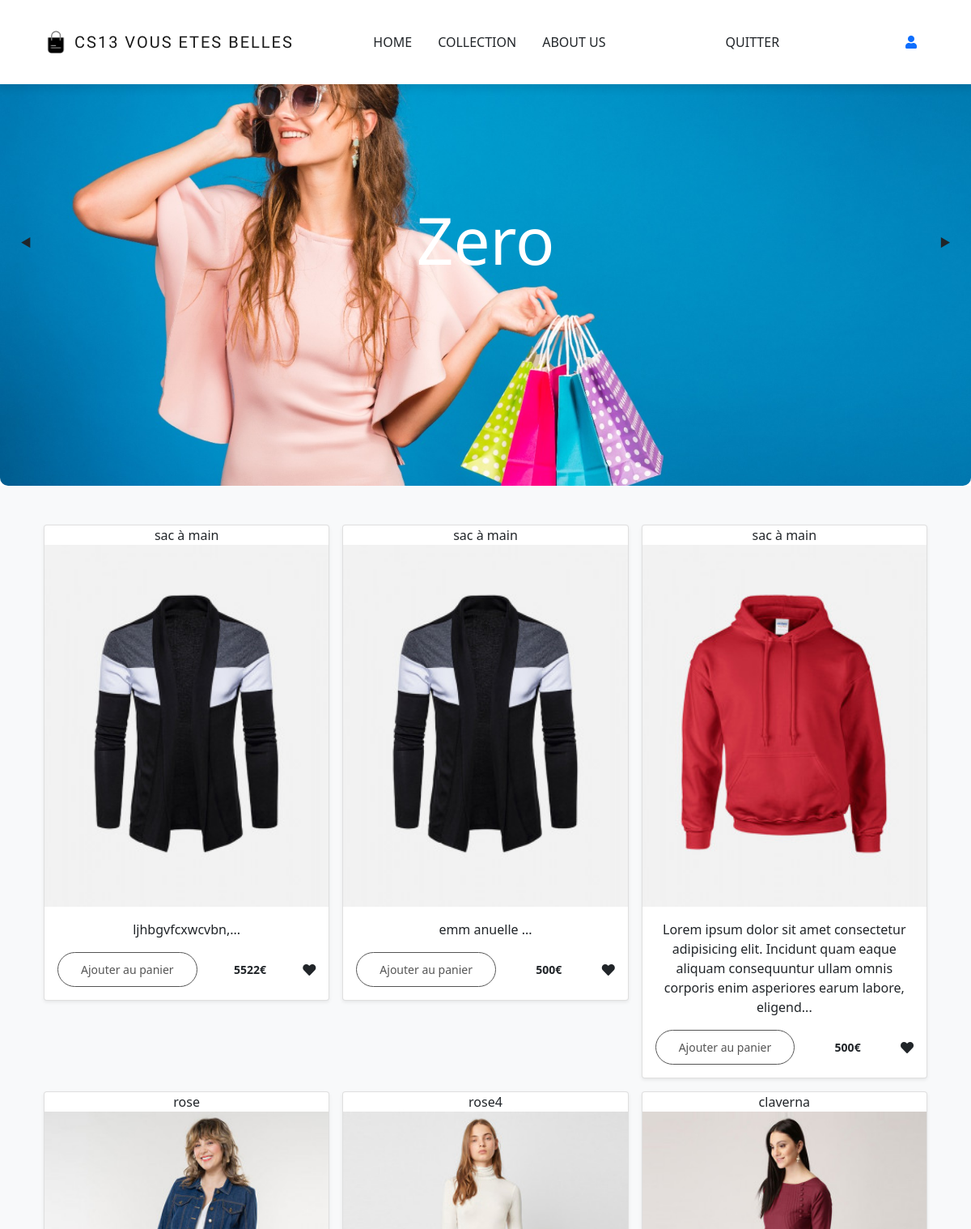
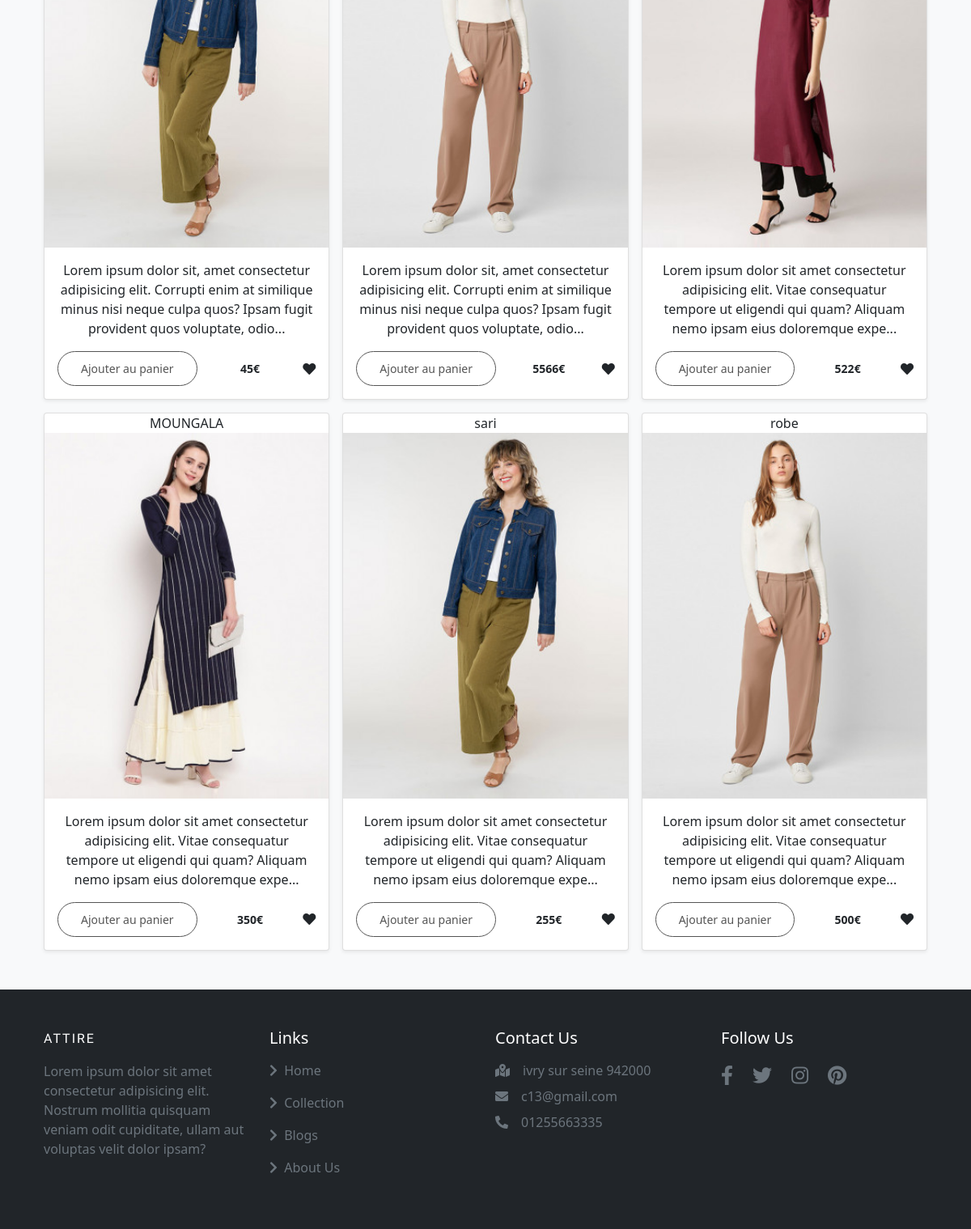
The page / on the database its author committed (2 pictures, top to bottom).
### tables this page shows
CREATE TABLE IF NOT EXISTS `produits` (
  `id` int NOT NULL AUTO_INCREMENT,
  `image` text NOT NULL,
  `nom` varchar(30) NOT NULL,
  `prix` float NOT NULL,
  `description` text NOT NULL,
  PRIMARY KEY (`id`)
);

### config/ajouter.php (called while the page is built, shortened)
<?php
function afficher()
{
    if (require("PDO.php"))
    {
        $req=$db->prepare("SELECT * FROM produits ORDER BY id DESC");
        $req->execute();
        $data = $req->fetchall(PDO::FETCH_OBJ);
        return $data;
    }
}

### index.php (the view, shortened to what this page needs)
<?php
require("config/ajouter.php");
$Produits = afficher();
?>
<!DOCTYPE html>
<html lang="en">
<head>
    <link rel="stylesheet" href="https://cdnjs.cloudflare.com/ajax/libs/font-awesome/5.15.4/css/all.min.css" />
    <link rel = "stylesheet" href = "bootstrap-5.0.2-dist/css/bootstrap.min.css">
    <link rel = "stylesheet" href = "css/main.css">
    <link href="https://cdn.jsdelivr.net/npm/bootstrap@5.0.0-beta2/dist/css/bootstrap.min.css" rel="stylesheet">
    <link rel="stylesheet" type="text/css" href="carrousel.css">
</head>
<body>
     <nav class = "navbar navbar-expand-lg navbar-light bg-white py-4 fixed-top">
        <div class = "container">
            <a class = "navbar-brand d-flex justify-content-between align-items-center order-lg-0" href = "index.html">
                <img src = "images/shopping-bag-icon.png" alt = "site icon">
                <span class = "text-uppercase fw-lighter ms-2">CS13 VOUS ETES BELLES</span>
            </a>
            <div class = "order-lg-2 nav-btns">
                <button type = "button" class = "btn position-relative">
                </button>
                <button type = "button" class = "btn position-relative">
                </button>
                <button type = "button" class = "btn position-relative">
                <?php if (!isset($_SESSION['nom']) || !isset($_SESSION['pseudo'])) { echo '<a href="inscription.php" id="conn"><i class = "fa fa-user"><span></a></i>'; } ?>
                </button>
            </div>
            <div class = "collapse navbar-collapse order-lg-1" id = "navMenu">
                <ul class = "navbar-nav mx-auto text-center">
                    <li class = "nav-item px-2 py-2">
                        <a class = "nav-link text-uppercase text-dark" href = "index.php">home</a>
                    </li>
                   <li class = "nav-item px-2 py-2">
                        <a class = "nav-link text-uppercase text-dark" href = "colection.php">collection</a>
                    </li>
                    <li class = "nav-item px-2 py-2">
                        <a class = "nav-link text-uppercase text-dark" href = "#about">About us</a>
                    </li>
                   <li class = "nav-item px-2 py-2">
                        </li>
                        <div class = "nav-item px-2 py-2" id="Emma"><p><?php if(isset($_SESSION["nom"])){ echo $_SESSION["nom"]; } if(isset($_SESSION["pseudo"])){ echo $_SESSION["pseudo"]; } ?></p></div>
                    <li class = "nav-item px-2 py-2">
                        <a class = "nav-link text-uppercase text-dark" href = "deconnexion.php"><?php if(isset($_SESSION["nom"]) || isset($_SESSION["pseudo"])) {echo 'Déconnexion';} else { echo 'Quitter';} ?></a>
                    </li>
                </ul>
            </div>
        </div>
    </nav>
<section id="carrousel" carrousel>
  <div class="slide">
    <label for="slide-3" class="back">◀</label>
    <div class="slide-content">
      <h1>Zero</h1>
    </div>
    <label for="slide-1" class="forward">▶</label>
  </div>
</section>
    <div class="album py-5 bg-light">
    <div class="container">
      <div class="row row-cols-1 row-cols-sm-2 row-cols-md-3 g-3">
      <?php foreach($Produits as $produit): ?>
        <div class="col">
          <div class="card shadow-sm" align="center">
            <tilte><?= $produit->nom ?></tilte>
            <a href="images/produits/<?= $produit->image ?>" target="_blanck"><img src="images/produits/<?= $produit->image ?>" style="width: 100%"></a>
            <div class="card-body">
              <p class="card-text"><?= substr($produit->description, 0, 160); ?>...</p>
              <div class="d-flex justify-content-between align-items-center">
                <form action="panier.php" method="post" >
                    <input type="submit" value="Ajouter au panier" class="btn btn-sm btn-success">
                </form>
                <small class="text" style="font-weight: bold;"><?= $produit->prix ?>€</small>
                <i class = "fa fa-heart" color= white><span></span></i>
              </div>
            </div>
          </div>
        </div>
     <?php endforeach; ?>
      </div>
    </div>
  </div>
    <footer class = "bg-dark py-5">
        <div class = "container">
            <div class = "row text-white g-4">
                <div class = "col-md-6 col-lg-3">
                    <a class = "text-uppercase text-decoration-none brand text-white" href = "index.html">Attire</a>
                    <p class = "text-white text-muted mt-3">Lorem ipsum dolor sit amet consectetur adipisicing elit. Nostrum mollitia quisquam veniam odit cupiditate, ullam aut voluptas velit dolor ipsam?</p>
                </div>
                <div class = "col-md-6 col-lg-3">
                    <h5 class = "fw-light">Links</h5>
                    <ul class = "list-unstyled">
                        <li class = "my-3">
                            <a href = "#" class = "text-white text-decoration-none text-muted">
                                <i class = "fas fa-chevron-right me-1"></i> Home
                            </a>
                        </li>
                        <li class = "my-3">
                            <a href = "#" class = "text-white text-decoration-none text-muted">
                                <i class = "fas fa-chevron-right me-1"></i> Collection
                            </a>
                        </li>
                        <li class = "my-3">
                            <a href = "#" class = "text-white text-decoration-none text-muted">
                                <i class = "fas fa-chevron-right me-1"></i> Blogs
                            </a>
                        </li>
                        <li class = "my-3">
                            <a href = "#" class = "text-white text-decoration-none text-muted">
                                <i class = "fas fa-chevron-right me-1"></i> About Us
                            </a>
                        </li>
                    </ul>
                </div>
                <div class = "col-md-6 col-lg-3">
                    <h5 class = "fw-light mb-3">Contact Us</h5>
                    <div class = "d-flex justify-content-start align-items-start my-2 text-muted">
                        <span class = "me-3">
                            <i class = "fas fa-map-marked-alt"></i>
                        </span>
                        <span class = "fw-light">
                            ivry sur seine 942000
                        </span>
                    </div>
                    <div class = "d-flex justify-content-start align-items-start my-2 text-muted">
                        <span class = "me-3">
                            <i class = "fas fa-envelope"></i>
                        </span>
                        <span class = "fw-light">
                           c13@gmail.com
                        </span>
                    </div>
                    <div class = "d-flex justify-content-start align-items-start my-2 text-muted">
                        <span class = "me-3">
                            <i class = "fas fa-phone-alt"></i>
                        </span>
                        <span class = "fw-light">
                            01255663335
                        </span>
                    </div>
                </div>
                <div class = "col-md-6 col-lg-3">
                    <h5 class = "fw-light mb-3">Follow Us</h5>
                    <div>
                        <ul class = "list-unstyled d-flex">
                            <li>
                                <a href = "#" class = "text-white text-decoration-none text-muted fs-4 me-4">
                                    <i class = "fab fa-facebook-f"></i>
                                </a>
                            </li>
                            <li>
                                <a href = "#" class = "text-white text-decoration-none text-muted fs-4 me-4">
                                    <i class = "fab fa-twitter"></i>
                                </a>
                            </li>
                            <li>
                                <a href = "https://www.instagram.com/cs13vousetesbelles/?hl=fr" class = "text-white text-decoration-none text-muted fs-4 me-4">
                                    <i class = "fab fa-instagram"></i>
                                </a>
                            </li>
                            <li>
                                <a href = "#" class = "text-white text-decoration-none text-muted fs-4 me-4">
                                    <i class = "fab fa-pinterest"></i>
                                </a>
                            </li>
                        </ul>
                    </div>
                </div>
            </div>
      </body>
      </html>
</body>
</html>

### css/main.css (style rules this page uses)
:root { --lg-font: 'Kaisei Tokumin', serif; --sm-font: 'Poppins', sans-serif; --pink: #e5345b; }
body { font-family: var(--sm-font); }
.btn:not(.nav-btns button) { background-color: #fff; color: rgb(85, 85, 85); padding: 10px 28px; border-radius: 25px; border: 1px solid rgb(85, 85, 85); }
.navbar { -webkit-box-shadow: 0 3px 9px 3px rgba(0, 0, 0, 0.1); box-shadow: 0 3px 9px 3px rgba(0, 0, 0, 0.1); }
.navbar-brand img { width: 30px; }
.navbar-brand span { letter-spacing: 2px; font-family: var(--lg-font); }
.nav-item { border-bottom: 0.5px solid rgba(0, 0, 0, 0.05); }
footer .brand { font-family: var(--lg-font); letter-spacing: 2px; }
footer a { -webkit-transition: color 0.3s ease; -o-transition: color 0.3s ease; transition: color 0.3s ease; }
@media (min-width: 992px) { .nav-item { border-bottom: none; } }

### carrousel.css (style rules this page uses)
#carrousel { background-image: url('./images/carrousel/belle.jpg'); background-size: cover; }

### index.php (style rules this page uses)
#Emma { width: 100px; height: 50px; margin-top: 1%; }

### rows shown on the page
produits: nom "sac à main", image (picture), description "ljhbgvfcxwcvbn,", prix "5522"
produits: nom "sac à main", image (picture), description "emm anuelle", prix "500"
produits: nom "sac à main", image (picture), description "Lorem ipsum dolor sit amet consectetur adipisicing elit. Incidunt quam eaque aliquam consequuntur ullam omnis corporis enim asperiores earum labore, eligend", prix "500"
produits: nom "rose", image (picture), description "Lorem ipsum dolor sit, amet consectetur adipisicing elit. Corrupti enim at similique minus nisi neque culpa quos? Ipsam fugit provident quos voluptate, odio", prix "45"
produits: nom "rose4", image (picture), description "Lorem ipsum dolor sit, amet consectetur adipisicing elit. Corrupti enim at similique minus nisi neque culpa quos? Ipsam fugit provident quos voluptate, odio", prix "5566"
produits: nom "claverna", image (picture), description "Lorem ipsum dolor sit amet consectetur adipisicing elit. Vitae consequatur tempore ut eligendi qui quam? Aliquam nemo ipsam eius doloremque expe", prix "522"
produits: nom "MOUNGALA", image (picture), description "Lorem ipsum dolor sit amet consectetur adipisicing elit. Vitae consequatur tempore ut eligendi qui quam? Aliquam nemo ipsam eius doloremque expe", prix "350"
produits: nom "sari", image (picture), description "Lorem ipsum dolor sit amet consectetur adipisicing elit. Vitae consequatur tempore ut eligendi qui quam? Aliquam nemo ipsam eius doloremque expe", prix "255"
produits: nom "robe", image (picture), description "Lorem ipsum dolor sit amet consectetur adipisicing elit. Vitae consequatur tempore ut eligendi qui quam? Aliquam nemo ipsam eius doloremque expe", prix "500"
